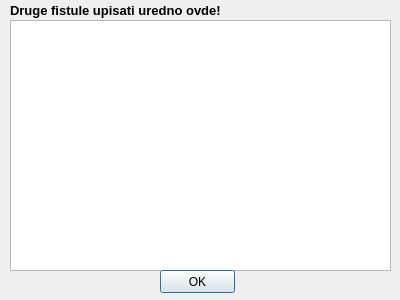
<?xml version="1.0" encoding="UTF-8"?>
<ui version="4.0">
 <class>fistulaDialog</class>
 <widget class="QDialog" name="fistulaDialog">
  <property name="geometry">
   <rect>
    <x>0</x>
    <y>0</y>
    <width>400</width>
    <height>300</height>
   </rect>
  </property>
  <property name="font">
   <font>
    <weight>50</weight>
    <bold>false</bold>
   </font>
  </property>
  <property name="windowTitle">
   <string>Ostale fistule</string>
  </property>
  <widget class="QLabel" name="label_2">
   <property name="geometry">
    <rect>
     <x>10</x>
     <y>0</y>
     <width>261</width>
     <height>21</height>
    </rect>
   </property>
   <property name="font">
    <font>
     <pointsize>10</pointsize>
     <weight>75</weight>
     <bold>true</bold>
    </font>
   </property>
   <property name="text">
    <string>Druge fistule upisati uredno ovde!</string>
   </property>
  </widget>
  <widget class="QPlainTextEdit" name="fistDialogText">
   <property name="geometry">
    <rect>
     <x>10</x>
     <y>20</y>
     <width>381</width>
     <height>251</height>
    </rect>
   </property>
  </widget>
  <widget class="QPushButton" name="fistOKButton">
   <property name="geometry">
    <rect>
     <x>160</x>
     <y>270</y>
     <width>75</width>
     <height>23</height>
    </rect>
   </property>
   <property name="text">
    <string>OK</string>
   </property>
  </widget>
 </widget>
 <resources/>
 <connections/>
</ui>
